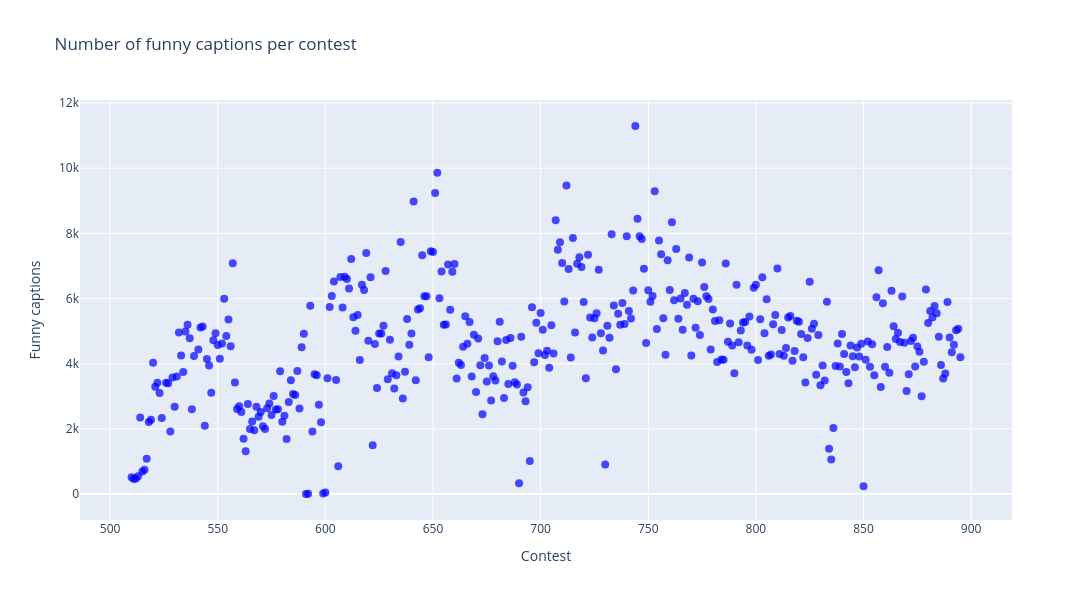

Write notebook code for a chart like this one.
### Markdown cell above
it seems that contest 716 might be an outlier <br>
<br>

- Funy captions distribution

### Code cell
viz2.plot_funny_dist(CSV_DIR)

### Figure 1 — Plotly figure (JSON) as saved in the notebook; plotly's stock layout.template omitted (floating-point values rounded to 4 significant figures; data arrays with more than 128 entries replaced by an {"elided": "..."} marker saying what was removed)
{"data": [{"hovertemplate": "Contest=%{x}<br>Funny captions=%{y}<extra></extra>", "legendgroup": "", "marker": {"color": "blue", "opacity": 0.7, "size": 8, "symbol": "circle"}, "mode": "markers", "name": "", "orientation": "v", "showlegend": false, "type": "scatter", "x": {"elided": "384 int values"}, "xaxis": "x", "y": {"elided": "384 int values"}, "yaxis": "y"}], "layout": {"height": 600, "legend": {"tracegroupgap": 0}, "title": {"text": "Number of funny captions per contest"}, "width": 1200, "xaxis": {"anchor": "y", "domain": [0, 1], "title": {"text": "Contest"}}, "yaxis": {"anchor": "x", "domain": [0, 1], "title": {"text": "Funny captions"}}}}
